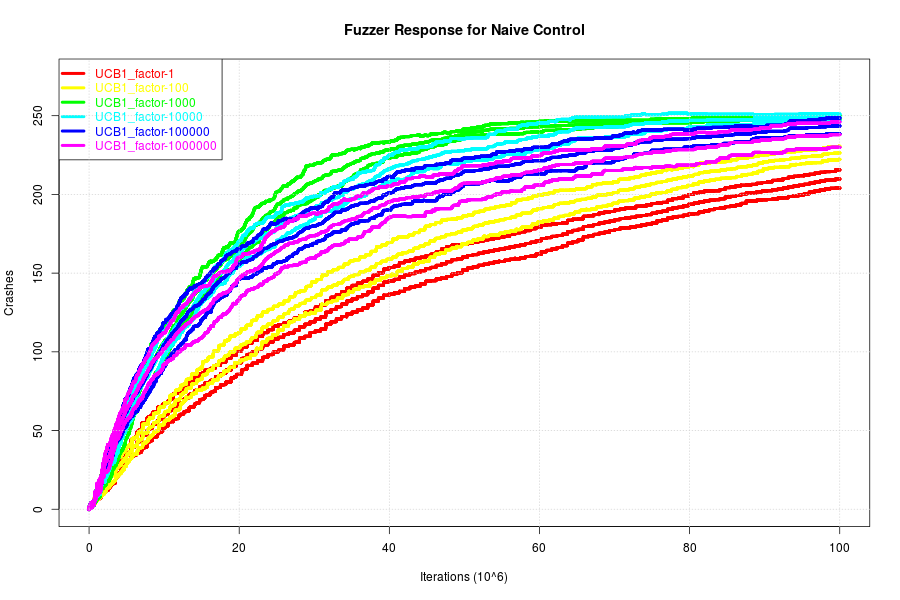

Recreate this plot in R.
#### PARAMETERS ####
makeplots = TRUE
numworkers = 1000
numseeds = 700
campaignlength = 1000
trialblock = 100
lambdahigh = 1e-4
lambdalow = 1e-9
active = 50
exponentialdecay = 0.6
duration = campaignlength * trialblock
algtrials = 10
makeplots = TRUE
mclength = 4

source("UCB11.R")
source("UCB12.R")
source("UCB13.R")
source("UCB14.R")
source("UCB15.R")
source("UCB16.R")

ALGORITHMS = list(UCB1,UCB12,UCB13,UCB14,UCB15,UCB16)
#ALGORITHMS = list(NAIVE, OPTIMAL)

grabData = function(ALG, tridx) {
    filename = paste(ALG$state$name, tridx, ".RData", sep="")
    # load the 'STORE' list of data
    load(file=filename)
    # we now should have a list of 'algtrials' of state data
    DATA = matrix(nrow=algtrials, ncol=duration)
    for (t in 1: algtrials) {
        Results = STORE[[t]]$Results
        DATA[t,] = cumsum(Results)
    }
    rm(STORE)
    return (DATA)
}

# biased sd
colSd = function(m) {
		return(sqrt(colMeans(m*m) - colMeans(m)*colMeans(m)))
}

#### PLOTS ####
if (makeplots) {
    RESULTS <- list()
    SMOOTH <- list()
    SMOOTH1 <- list()
    SMOOTH2 <- list()
    m1 = 0
    algnames = c()
    for (ALG in ALGORITHMS) {
        algname = ALG$state$name
        # append the name for use in the legend
        algnames = c(algnames, algname)
        # pull out the data
        DATA = grabData(ALG, algtrials)
        RESULTS[[algname]] <- DATA
        SMOOTH[[algname]] <- colSums(DATA) / algtrials
        SMOOTH1[[algname]] <- SMOOTH[[algname]] + colSd(DATA)
        SMOOTH2[[algname]] <- SMOOTH[[algname]] - colSd(DATA)
        # find the greatest yield so we can format the yaxis nicely
        yield = max(DATA)
        if (yield > m1) {
            m1 = yield
        }
    }
    #colours = c("black", "red", "blue", "green","purple")
    colours = rainbow(length(ALGORITHMS))
    ylimit = ((m1 %/% 25) + 1) * 25

    ## ONE
    png("plot.png",width=900,height=600)
    lads = c("0","20", "40", "60", "80", "100")
    ft = c(0,20000,40000,60000,80000,100000)
    plot(RESULTS[[1]][1,],
         type='l',
         col = "white",
         main = "Fuzzer Response for Naive Control",
         xaxt = "n",  # stops default x ticks labels
         xlab = "Iterations (10^6)",
         xlim = c(0,duration),
         ylab = "Crashes",
         ylim = c(0,ylimit),
         lwd = 2)
    axis(1, ft, lads)  # adds my custom x ticks labels
    # Now plot all the trial data
    for (idx in 1:length(algnames)) {
        alg = algnames[idx]
        colour = colours[idx]
        for (t in 1:algtrials) {
           # points(RESULTS[[idx]][t,],
           #     type = 'l',
           #     col = colour,
           #     lwd = 1)
            points(SMOOTH[[alg]],
                type='l',
                col = colour,
                lwd=4)
            points(SMOOTH1[[alg]],
                type='l',
                col = colour,
                lwd=4)
            points(SMOOTH2[[alg]],
                type='l',
                col = colour,
                lwd=4)
        }
    }
    legend(x="topleft", algnames, col=colours, text.col=colours, pch=NA, lwd=4)
    grid()
    # abline(h=seq(0,ylimit,20),v=seq(0,duration,500),col="grey",lty=3)
    dev.off()
}


